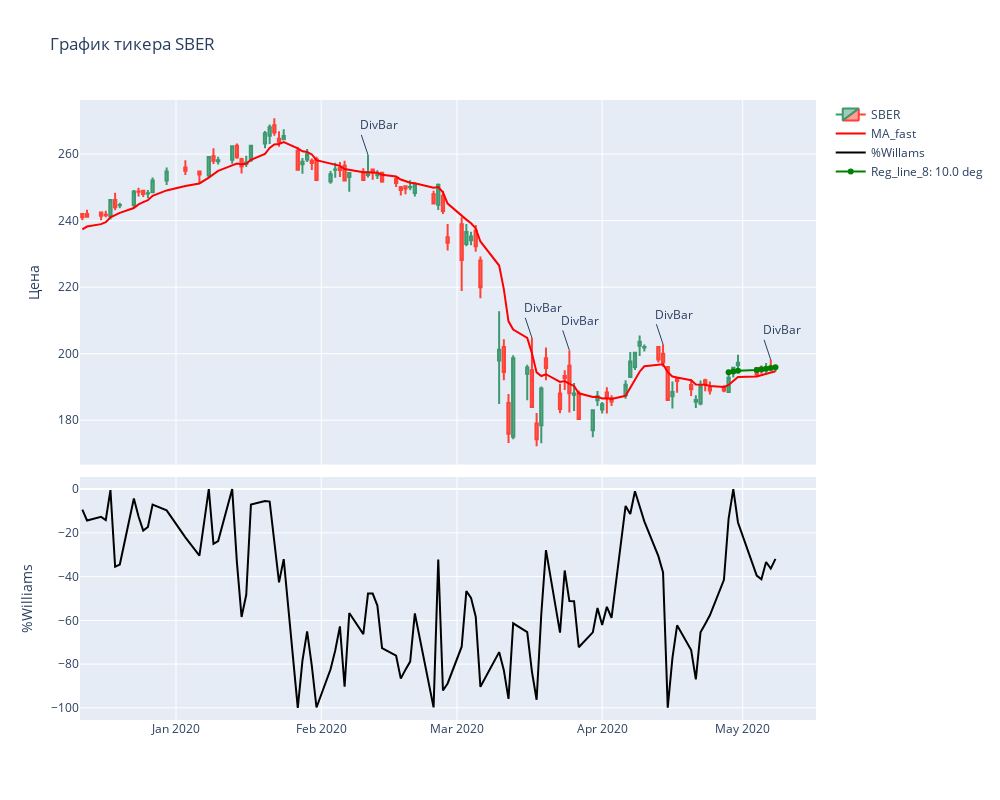

The code cell stored with this chart in its notebook:
### Markdown cell above
## Дивергентный бар

### Code cell
df_short_reg_8, df_short_ugol_8 = RegAngleLine(df_short.close, 8)
fig = make_subplots(rows=2, cols=1, shared_xaxes=True, vertical_spacing=0.02, row_heights=[0.6, 0.4])

fig.add_trace(go.Candlestick(x=df_short.index,
                             open=df_short['open'],
                             high=df_short['high'],
                             low=df_short['low'],
                             close=df_short['close'],
                             name=ticker),
              row=1, col=1)

fig.add_trace(go.Scatter(
                x=df_short.index,
                y=df_short['MA_fast'],
                name="MA_fast",
                line_color='red',
                opacity=1),
             row=1, col=1)

fig.add_trace(go.Scatter(
                x=df_short.index,
                y=df_short['WILLR'],
                name="%Willams",
                line_color='black',
                opacity=1),
             row=2, col=1)

# ******************************
if df_short_reg_8[-1] < df_short_reg_8[-2]:
    reg_col = 'red'
else:
    reg_col = 'green'    
fig.add_trace(go.Scatter(
                x=df_short.index[-8:],
                y=df_short_reg_8,
                name="Reg_line_8: " + str(round(df_short_ugol_8,0)) + ' deg',
                line_color=reg_col,
                opacity=1),
             row=1, col=1)

# ********************************
# отмечаем интересные зоны на графике
annotations = []
for index, row in df_short[df_short['DivBar']<0].iterrows():
    annotations.append(dict(x=index, y=row['high'], xref='x', yref='y',showarrow=True, xanchor='left', text='DivBar'))
fig.update_layout(annotations=annotations[-5:])

# ********************************
# финальная настройка layout
fig.update_yaxes(title_text="Цена", row=1, col=1)
fig.update_yaxes(title_text="%Williams", row=2, col=1)
fig.update_layout(height = 800, width=1000, title_text="График тикера " + ticker, xaxis_rangeslider_visible=False)
fig.show()
